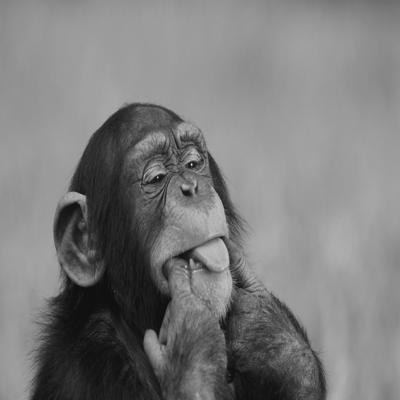
#> input picture ex3/files/presubmition/presubmit_externals/monkey.jpg, 400 x 400 px, found by its file name
$ python sol2.py   (older library calls are emulated)
#> lines starting #> are read from the running program, lines starting #| are printed output that depends on the picture
#> in read_image, im is the input picture: shape (400, 400); min 5, max 227, mean 123.7
import numpy as np
from scipy.misc import imread as imread
from scipy.signal import convolve2d
import scipy.special
from skimage.color import rgb2gray
import matplotlib.pyplot as plt

NUMERIC_ERROR = 13

def General_DFT(x, mult):
    # x - array to transform
    # mult - 1 or -1 to define if DFT or IDFT
    # return transform rounded of numerical error

    # compute vander matrix
    vander = np.vander((np.exp(mult * 2 * np.pi * 1j * np.arange(x.shape[0]) / x.shape[0])), increasing=True)
    # return vander.dot(x)
    return vander.dot(x)

def General_DFT2(x, mult):
    # x - array to transform
    # mult - 1 or -1 to define if DFT or IDFT
    # return transform rounded of numerical error

    # compute vander matrix of both dims to perform v_M*x*v_N
    vander_M = np.vander((np.exp(mult * 2 * np.pi * 1j * np.arange(x.shape[0]) / x.shape[0])), increasing=True)
    vander_N = np.vander((np.exp(mult * 2 * np.pi * 1j * np.arange(x.shape[1]) / x.shape[1])), increasing=True)
    return np.around(vander_M.dot(x.dot(vander_N)), NUMERIC_ERROR)

def DFT(signal):
    return General_DFT(signal, -1)

def IDFT(fourier_signal):
    return np.around(General_DFT(fourier_signal, 1), NUMERIC_ERROR) / fourier_signal.shape[0]


def DFT2(image):
    return General_DFT2(image, -1)

def IDFT2(image):
    return General_DFT2(image, 1) / (image.shape[0] * image.shape[1])

def conv_der(im):
    im = im / 255
    xDer = convolve2d(im, np.array([[1, 0, -1]]), mode='same')
    yDer = convolve2d(im, np.array([[1],[0],[-1]]), mode='same')

    return np.sqrt(np.abs(xDer)**2 + np.abs(yDer)**2)

def fourier_der(im):

    #calculating the derivatives
    u, v = np.meshgrid(np.arange(-im.shape[1] / 2, im.shape[1] / 2 - 1 * im.shape[1] % 2),
                       np.arange(-im.shape[0] / 2, im.shape[0] / 2 - 1 * im.shape[0] % 2))

    # no need to normalize since using func General_DFT2
    xDer = 2 * np.pi * 1j * General_DFT2(u * np.fft.fftshift(General_DFT2(im, -1)), 1)
    yDer = 2 * np.pi * 1j * General_DFT2(v * np.fft.fftshift(General_DFT2(im, -1)), 1)
    return np.sqrt(np.abs(xDer) ** 2 + np.abs(yDer)**2)

def create_ker(kernel_size):
    bin = scipy.special.binom(kernel_size - 1, np.arange(kernel_size)).astype(np.int64)
    kernel = convolve2d(bin[np.newaxis, :], bin[:, np.newaxis])
    return kernel / np.sum(kernel)

def blur_spatial (im, kernel_size):
#> called with kernel_size = 5
    return convolve2d(im, create_ker(kernel_size))
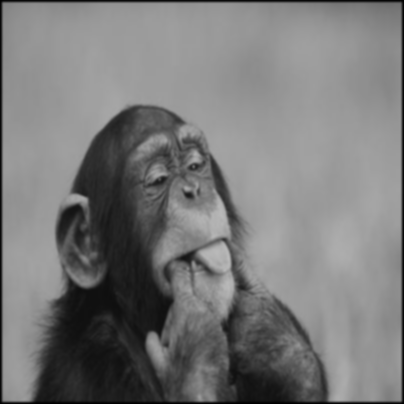
#> returned value: shape (404, 404) float64; min 0.434, max 186, mean 121.2

def blur_fourier (im, kernel_size):
#> called with kernel_size = 5
    ker = create_ker(kernel_size)
    ker_f = im * 0
#> ker_f: shape (400, 400) float32; every value is 0
    center = (int(np.floor(im.shape[0] / 2)), int(np.floor(im.shape[1] / 2)))
#> center = (200, 200)

    a = np.arange(center[0] - int((kernel_size - 1) / 2),  center[0] + int((kernel_size - 1) / 2))
#> a = [198, 199, 200, 201]
    b = np.arange(center[1] - int((kernel_size - 1) / 2),  center[1] + int((kernel_size - 1) / 2))
#> b = [198, 199, 200, 201]
    c = ker_f[a,b]
#> c = [0, 0, 0, 0]

    #
    # ker_f[np.arange(center[0] - int((kernel_size - 1) / 2),  center[0] + int((kernel_size - 1) / 2)),
    #       np.arange(center[1] - int((kernel_size - 1) / 2),  center[1] + int((kernel_size - 1) / 2))] = ker

    ker_f = np.fft.ifftshift(ker_f)
    ker_f = DFT2(np.copy(ker))
    im_f = DFT2(im)
#> (the run stopped early here; a loop or call above may not have finished)
